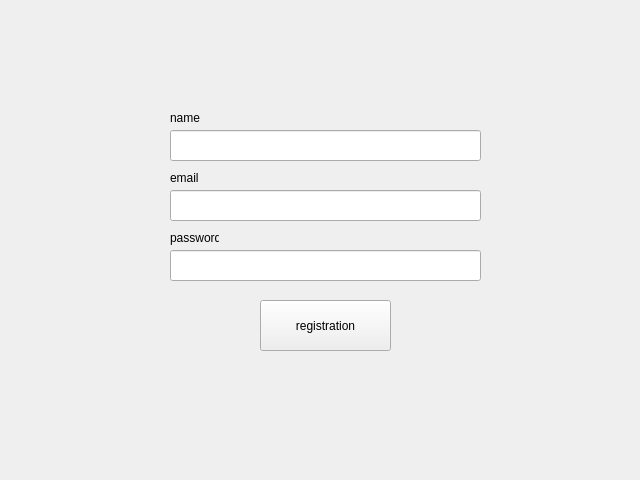
<?xml version="1.0" encoding="UTF-8"?>
<ui version="4.0">
 <class>Reg</class>
 <widget class="QWidget" name="Reg">
  <property name="geometry">
   <rect>
    <x>0</x>
    <y>0</y>
    <width>640</width>
    <height>480</height>
   </rect>
  </property>
  <property name="windowTitle">
   <string>Form</string>
  </property>
  <widget class="QLineEdit" name="lineEdit">
   <property name="geometry">
    <rect>
     <x>170</x>
     <y>250</y>
     <width>311</width>
     <height>31</height>
    </rect>
   </property>
  </widget>
  <widget class="QPushButton" name="pushButton_2">
   <property name="geometry">
    <rect>
     <x>260</x>
     <y>300</y>
     <width>131</width>
     <height>51</height>
    </rect>
   </property>
   <property name="text">
    <string>registration</string>
   </property>
  </widget>
  <widget class="QLabel" name="label_2">
   <property name="geometry">
    <rect>
     <x>170</x>
     <y>170</y>
     <width>49</width>
     <height>16</height>
    </rect>
   </property>
   <property name="text">
    <string>email</string>
   </property>
  </widget>
  <widget class="QLabel" name="label_3">
   <property name="geometry">
    <rect>
     <x>170</x>
     <y>230</y>
     <width>49</width>
     <height>16</height>
    </rect>
   </property>
   <property name="text">
    <string>password</string>
   </property>
  </widget>
  <widget class="QLineEdit" name="lineEdit_2">
   <property name="geometry">
    <rect>
     <x>170</x>
     <y>190</y>
     <width>311</width>
     <height>31</height>
    </rect>
   </property>
  </widget>
  <widget class="QLabel" name="label">
   <property name="geometry">
    <rect>
     <x>170</x>
     <y>80</y>
     <width>261</width>
     <height>21</height>
    </rect>
   </property>
   <property name="text">
    <string/>
   </property>
  </widget>
  <widget class="QLineEdit" name="lineEdit_3">
   <property name="geometry">
    <rect>
     <x>170</x>
     <y>130</y>
     <width>311</width>
     <height>31</height>
    </rect>
   </property>
   <property name="text">
    <string/>
   </property>
  </widget>
  <widget class="QLabel" name="label_4">
   <property name="geometry">
    <rect>
     <x>170</x>
     <y>110</y>
     <width>49</width>
     <height>16</height>
    </rect>
   </property>
   <property name="text">
    <string>name</string>
   </property>
  </widget>
 </widget>
 <resources/>
 <connections/>
</ui>
